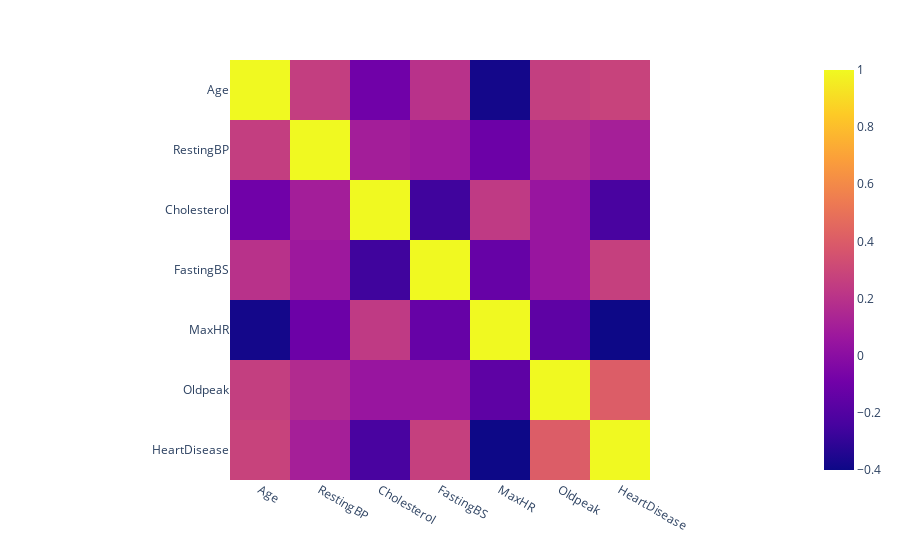

Write notebook code for a chart like this one.
### Code cell
#heatmap of numerical column correlation
heatmap = px.imshow(corr)
heatmap.show()

### Figure 1 — Plotly figure (JSON) as saved in the notebook; plotly's stock layout.template omitted (floating-point values rounded to 4 significant figures)
{"data": [{"coloraxis": "coloraxis", "hovertemplate": "x: %{x}<br>y: %{y}<br>color: %{z}<extra></extra>", "name": "0", "type": "heatmap", "x": ["Age", "RestingBP", "Cholesterol", "FastingBS", "MaxHR", "Oldpeak", "HeartDisease"], "xaxis": "x", "y": ["Age", "RestingBP", "Cholesterol", "FastingBS", "MaxHR", "Oldpeak", "HeartDisease"], "yaxis": "y", "z": [[1, 0.2544, -0.09528, 0.198, -0.382, 0.2586, 0.282], [0.2544, 1, 0.1009, 0.07019, -0.1121, 0.1648, 0.1076], [-0.09528, 0.1009, 1, -0.261, 0.2358, 0.05015, -0.2327], [0.198, 0.07019, -0.261, 1, -0.1314, 0.0527, 0.2673], [-0.382, -0.1121, 0.2358, -0.1314, 1, -0.1607, -0.4004], [0.2586, 0.1648, 0.05015, 0.0527, -0.1607, 1, 0.404], [0.282, 0.1076, -0.2327, 0.2673, -0.4004, 0.404, 1]]}], "layout": {"coloraxis": {"colorscale": [[0, "#0d0887"], [0.1111, "#46039f"], [0.2222, "#7201a8"], [0.3333, "#9c179e"], [0.4444, "#bd3786"], [0.5556, "#d8576b"], [0.6667, "#ed7953"], [0.7778, "#fb9f3a"], [0.8889, "#fdca26"], [1, "#f0f921"]]}, "margin": {"t": 60}, "xaxis": {"anchor": "y", "constrain": "domain", "domain": [0, 1], "scaleanchor": "y"}, "yaxis": {"anchor": "x", "autorange": "reversed", "constrain": "domain", "domain": [0, 1]}}}
